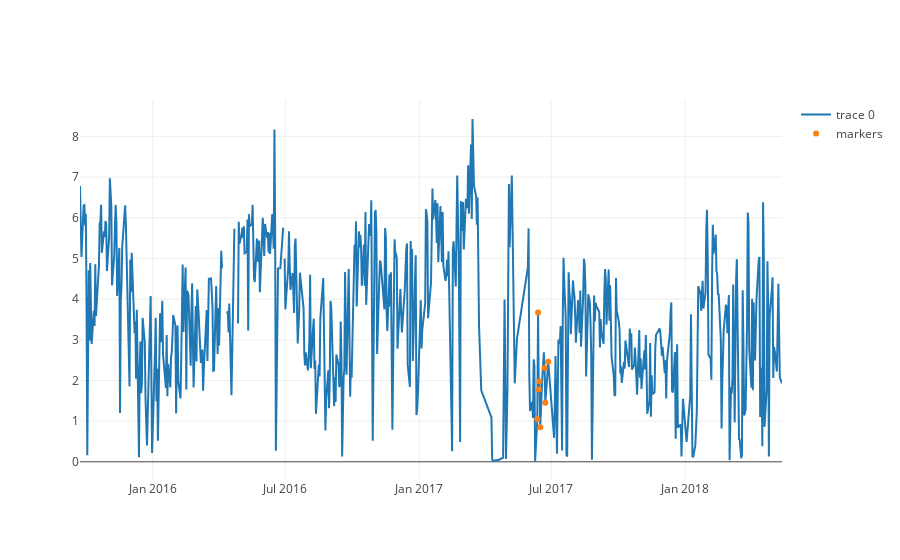

Notebook source saved alongside this figure:
### Code cell
trace = go.Scatter(
    x = predictors['SummaryDate'],
    y = predictors[predictorName]
)
trace2 = go.Scatter(
    x = predictors.loc[predictors['SummaryDate'].isin(errors['MeasureUTCDate'].tolist())]['SummaryDate'],
    y = predictors.loc[predictors['SummaryDate'].isin(errors['MeasureUTCDate'].tolist())][predictorName],
    mode = 'markers',
    text = errors['Description'],
    name = 'markers'
)
data = [trace, trace2]
py.iplot(data)

### Figure 1 — Plotly figure (JSON) as saved in the notebook; plotly's stock layout.template omitted (floating-point values rounded to 4 significant figures; data arrays with more than 128 entries replaced by an {"elided": "..."} marker saying what was removed)
{"data": [{"type": "scatter", "uid": "d12ea186-be13-11e8-9e18-f24755073ba0", "x": {"elided": "632 str values"}, "y": {"elided": "632 float values"}}, {"mode": "markers", "name": "markers", "text": ["STEERING PUMP EPC SOLENOID + OPEN CIRCUIT", "STEERING PUMP EPC SOLENOID + OPEN CIRCUIT", "STEERING PUMP EPC SOLENOID + OPEN CIRCUIT", "STEERING PUMP EPC SOLENOID + OPEN CIRCUIT", "STEERING PUMP EPC SOLENOID + OPEN CIRCUIT", "STEERING PUMP EPC SOLENOID + OPEN CIRCUIT", "STEERING PUMP EPC SOLENOID + OPEN CIRCUIT", "STEERING PUMP EPC SOLENOID + OPEN CIRCUIT", "STEERING PUMP EPC SOLENOID + OPEN CIRCUIT"], "type": "scatter", "uid": "d12ec876-be13-11e8-9c24-f24755073ba0", "x": ["2017-06-12", "2017-06-13", "2017-06-14", "2017-06-15", "2017-06-16", "2017-06-22", "2017-06-23", "2017-06-27"], "y": [1.05, 3.67, 1.78, 1.98, 0.85, 2.31, 1.45, 2.46]}], "layout": {}}
